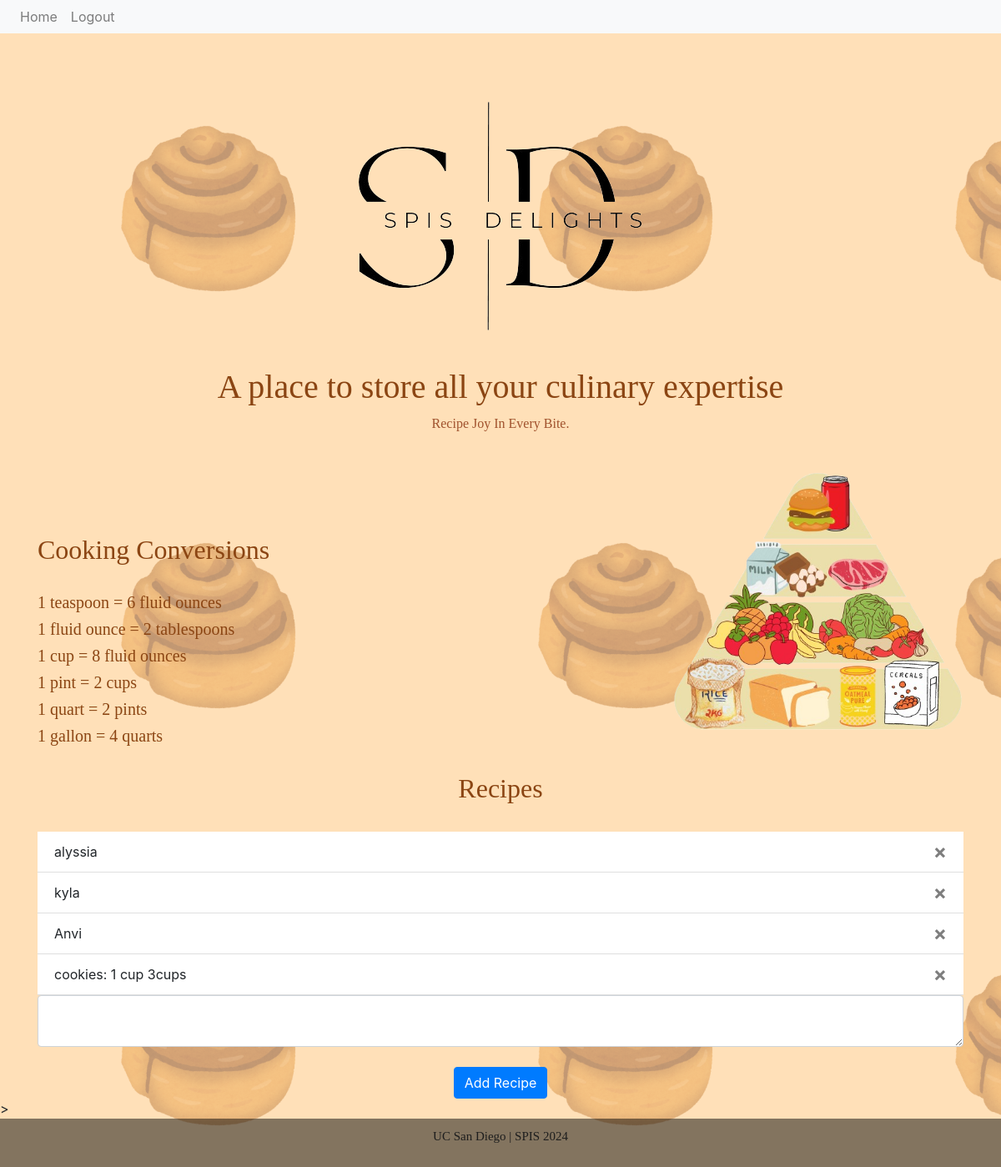
/ (signed in), run on an earlier commit of the app's database.
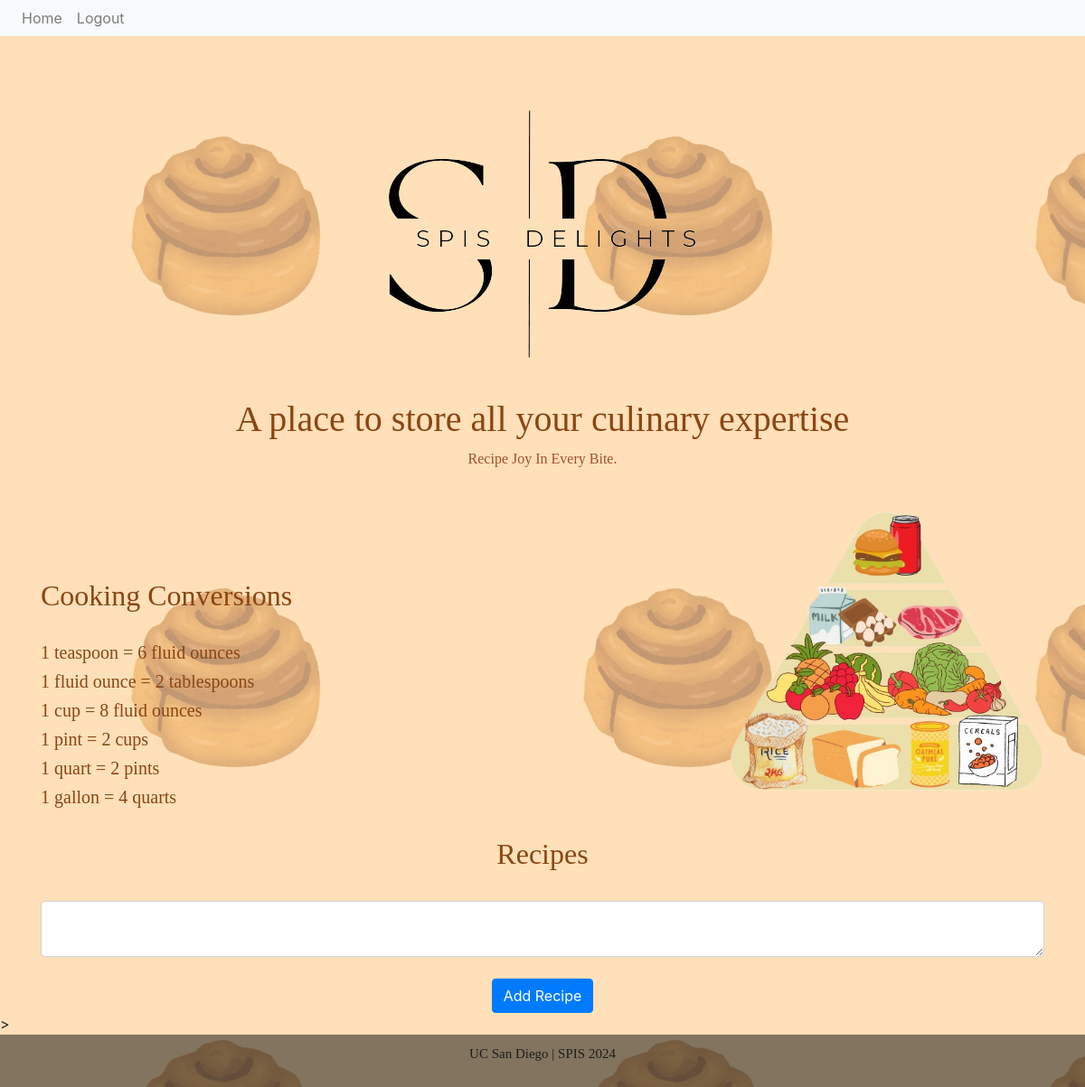
And on a later commit of the database.
### website/models.py (models this page shows)
class Note(db.Model): #Snacks
    id = db.Column(db.Integer, primary_key=True)
    data = db.Column(db.String(10000))
    date = db.Column(db.DateTime(timezone=True), default=func.now())
    user_id = db.Column(db.Integer, db.ForeignKey('user.id'))

### website/views.py (the view)
@views.route('/', methods=['GET', 'POST']) #we can type in slash to navigate the website
@login_required
def home():
    if request.method == 'POST':
        note = request.form.get('note') #might need to change to recipe
        new_note = Note(data=note, user_id=current_user.id) #note or recipe?
        db.session.add(new_note)
        db.session.commit()
        flash('Recipe added!', category = 'success')
    return render_template("home.html", user=current_user)

### website/__init__.py (called while the page is built)
def create_app(): #Classes
    app = Flask(__name__)
    app.config['SECRET_KEY'] = 'jfjejfejfafi jefejsifjs' #Secret Key
    app.config['SQLALCHEMY_DATABASE_URI'] = f'sqlite:///{DB_NAME}'
    db.init_app(app)
    from .views import views
    from .auth import auth
    app.register_blueprint(views, url_prefix='/')
    app.register_blueprint(auth, url_prefix='/')
    from .models import User, Note #import .models did not work
    with app.app_context():
        db.create_all()
    login_manager = LoginManager()
    login_manager.login_view = 'auth.login'
    login_manager.init_app(app)
    @login_manager.user_loader
    def load_user(id):
        return User.query.get(int(id))
    return app

### website/templates/home.html (shortened to what this page needs)
{% extends "base.html" %}
{% block content%}
<h2>Cooking Conversions</h2>
<br />
<h5>1 teaspoon = 6 fluid ounces</h5>
<h5>1 fluid ounce = 2 tablespoons</h5>
<h5>1 cup = 8 fluid ounces</h5>
<h5>1 pint = 2 cups</h5>
<h5>1 quart = 2 pints</h5>
<h5>1 gallon = 4 quarts</h5>
<br />
<h2 align="center">Recipes</h2>
<br />
<u1 class="list-group list-group-flush" id="notes">
    {% for note in user.notes%}
    <li class="list-group-item">{{ note.data }}
        <button type="button" class="close" onClick="deleteNote({{note.id}})">
            <span aria-hidden="true">&times;</span>
        </button>
    </li>
    {% endfor %}
</u1>
<form method="POST">
    <textarea name="note" id ="note" class="form-control"></textarea>
    <br />
    <div align="center">
        <button type="submit" class="btn btn-primary">Add Recipe</button>
    </div>
</form>
{% endblock %}

### website/templates/base.html (shortened to what this page needs)
<!DOCTYPE html>
<html>
    <head>
        <link rel="stylesheet" href="{{ url_for('static', filename='visuals.css' )}}">
        <link
            rel="stylesheet"
            href="https://stackpath.bootstrapcdn.com/bootstrap/4.4.1/css/bootstrap.min.css"
        />
        <link
            rel="stylesheet"
            href="https://stackpath.bootstrapcdn.com/font-awesome/4.7.0/css/font-awesome.min.css"
        />
    </head>
    <body>
      <nav class="navbar navbar-expand-lg navbar-light bg-light">
        <div class="collapse navbar-collapse" id="navbar">
          <div class="navbar-nav">
            {% if user.is_authenticated %}
            <a class="nav-item nav-link" id="home" href="/">Home</a>
            <a class="nav-item nav-link" id="logout" href="/logout">Logout</a>
            {% else %}
            <a class="nav-item nav-link" id="login" href="/login">Login</a>
            <a class="nav-item nav-link" id="signUp" href="/sign-up">Sign Up</a>
            {% endif %}
          </div>
        </div>
      </nav>
      <div class="container">
        <header>
            <img class ="resize" src="/static/images/spis4.png" alt="spis logo">
        </header>
        <main>
            <h1>A place to store all your culinary expertise</h1>
            <p>Recipe Joy In Every Bite.</p>
            <img src="/static/images/food-pyramid.png" alt="food pyramid" class="right">
        </main>
    </div>
      <div class="container">{% block content%} {% endblock %}</div>
    >
      <footer>
        <p>UC San Diego | SPIS 2024</p>
    </footer>
    </body>
</html>

### website/static/visuals.css (style rules this page uses)
html { height: 100%; }
body { background-color:rgb(143, 82, 88); background-image: url(images/Spis\ \(3\).png); }
.container { margin-left:auto; margin-right: auto; width: 1024px; }
header { height: 118px; text-align: center; .resize width: 118px; height: auto; }
nav { background-color: rgba(0, 0, 0, 0.256); height: 40px; }
footer { background-color: rgba(0, 0, 0, 0.486); padding-top: 10px; padding-bottom: 10px; margin-bottom: 50px; }
footer p { font-size: 15px; text-align: center; color: rgb(30, 30, 30); }
h1 { font-size:100px; font-weight: 200; color:saddlebrown; font-family: American Typewriter, serif; }
p { font: size 100px; color:sienna; font-family: American Typewriter, serif; }
h5 { font-size:100px; color:saddlebrown; font-family: American Typewriter, serif; }
h2 { font-size:100px; font-weight: 200; color:saddlebrown; font-family: American Typewriter, serif; }

What changed in the data, as far as the page shows it:
removed Note: data "alyssia"
removed Note: data "kyla"
removed Note: data "Anvi"
removed Note: data "cookies: 1 cup 3cups"
